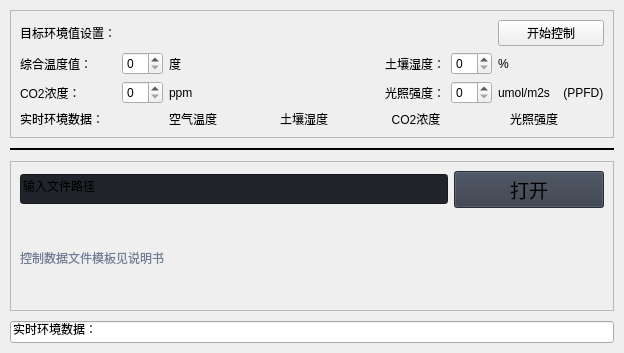
                     <widget class="QWidget" name="auto_control_page">
                      <property name="styleSheet">
                       <string notr="true">b</string>
                      </property>
                      <layout class="QVBoxLayout" name="verticalLayout">
                       <property name="spacing">
                        <number>10</number>
                       </property>
                       <property name="leftMargin">
                        <number>10</number>
                       </property>
                       <property name="topMargin">
                        <number>10</number>
                       </property>
                       <property name="rightMargin">
                        <number>10</number>
                       </property>
                       <property name="bottomMargin">
                        <number>10</number>
                       </property>
                       <item>
                        <widget class="QFrame" name="auto_control_page_row_1">
                         <property name="sizePolicy">
                          <sizepolicy hsizetype="Preferred" vsizetype="Preferred">
                           <horstretch>4</horstretch>
                           <verstretch>0</verstretch>
                          </sizepolicy>
                         </property>
                         <property name="frameShape">
                          <enum>QFrame::StyledPanel</enum>
                         </property>
                         <property name="frameShadow">
                          <enum>QFrame::Raised</enum>
                         </property>
                         <layout class="QGridLayout" name="gridLayout_3">
                          <item row="0" column="0">
                           <widget class="QLabel" name="label_time_2">
                            <property name="text">
                             <string>目标环境值设置：</string>
                            </property>
                           </widget>
                          </item>
                          <item row="0" column="5">
                           <widget class="QPushButton" name="btn_auto_control_2">
                            <property name="text">
                             <string>开始控制</string>
                            </property>
                           </widget>
                          </item>
                          <item row="1" column="0">
                           <widget class="QLabel" name="label_time_3">
                            <property name="text">
                             <string>综合温度值：</string>
                            </property>
                           </widget>
                          </item>
                          <item row="1" column="1">
                           <widget class="QSpinBox" name="spinBox"/>
                          </item>
                          <item row="1" column="2">
                           <widget class="QLabel" name="label_time_4">
                            <property name="text">
                             <string>度</string>
                            </property>
                           </widget>
                          </item>
                          <item row="1" column="3">
                           <widget class="QLabel" name="label_time_5">
                            <property name="text">
                             <string>土壤湿度：</string>
                            </property>
                           </widget>
                          </item>
                          <item row="1" column="4">
                           <widget class="QSpinBox" name="spinBox_2"/>
                          </item>
                          <item row="1" column="5">
                           <widget class="QLabel" name="label_time_6">
                            <property name="text">
                             <string>% </string>
                            </property>
                           </widget>
                          </item>
                          <item row="2" column="0">
                           <widget class="QLabel" name="label_time_7">
                            <property name="text">
                             <string>CO2浓度：</string>
                            </property>
                           </widget>
                          </item>
                          <item row="2" column="1">
                           <widget class="QSpinBox" name="spinBox_3"/>
                          </item>
                          <item row="2" column="2">
                           <widget class="QLabel" name="label_time_8">
                            <property name="text">
                             <string>ppm</string>
                            </property>
                           </widget>
                          </item>
                          <item row="2" column="3">
                           <widget class="QLabel" name="label_time_9">
                            <property name="text">
                             <string>光照强度：</string>
                            </property>
                           </widget>
                          </item>
                          <item row="2" column="4">
                           <widget class="QSpinBox" name="spinBox_4"/>
                          </item>
                          <item row="2" column="5">
                           <widget class="QLabel" name="label_time_10">
                            <property name="text">
                             <string>umol/m2s    (PPFD)</string>
                            </property>
                           </widget>
                          </item>
                          <item row="3" column="0">
                           <widget class="QLabel" name="label_time_11">
                            <property name="text">
                             <string>实时环境数据：</string>
                            </property>
                           </widget>
                          </item>
                          <item row="3" column="2">
                           <widget class="QLabel" name="label_time_12">
                            <property name="maximumSize">
                             <size>
                              <width>16777215</width>
                              <height>60</height>
                             </size>
                            </property>
                            <property name="text">
                             <string>空气温度                   土壤湿度               </string>
                            </property>
                           </widget>
                          </item>
                          <item row="3" column="3" colspan="3">
                           <widget class="QLabel" name="label_time_13">
                            <property name="maximumSize">
                             <size>
                              <width>16777215</width>
                              <height>60</height>
                             </size>
                            </property>
                            <property name="text">
                             <string>  CO2浓度                     光照强度</string>
                            </property>
                           </widget>
                          </item>
                         </layout>
                        </widget>
                       </item>
                       <item>
                        <widget class="Line" name="line">
                         <property name="frameShadow">
                          <enum>QFrame::Plain</enum>
                         </property>
                         <property name="lineWidth">
                          <number>2</number>
                         </property>
                         <property name="orientation">
                          <enum>Qt::Horizontal</enum>
                         </property>
                        </widget>
                       </item>
                       <item>
                        <widget class="QFrame" name="auto_control_page_row_2">
                         <property name="minimumSize">
                          <size>
                           <width>0</width>
                           <height>150</height>
                          </size>
                         </property>
                         <property name="frameShape">
                          <enum>QFrame::StyledPanel</enum>
                         </property>
                         <property name="frameShadow">
                          <enum>QFrame::Raised</enum>
                         </property>
                         <layout class="QHBoxLayout" name="horizontalLayout_12">
                          <property name="spacing">
                           <number>0</number>
                          </property>
                          <property name="leftMargin">
                           <number>0</number>
                          </property>
                          <property name="topMargin">
                           <number>0</number>
                          </property>
                          <property name="rightMargin">
                           <number>0</number>
                          </property>
                          <property name="bottomMargin">
                           <number>0</number>
                          </property>
                          <item>
                           <widget class="QFrame" name="frame_content_wid_1">
                            <property name="frameShape">
                             <enum>QFrame::NoFrame</enum>
                            </property>
                            <property name="frameShadow">
                             <enum>QFrame::Raised</enum>
                            </property>
                            <layout class="QHBoxLayout" name="horizontalLayout_9">
                             <item>
                              <layout class="QGridLayout" name="gridLayout">
                               <property name="bottomMargin">
                                <number>0</number>
                               </property>
                               <item row="0" column="1">
                                <widget class="QPushButton" name="btn_open_control_file">
                                 <property name="minimumSize">
                                  <size>
                                   <width>150</width>
                                   <height>30</height>
                                  </size>
                                 </property>
                                 <property name="font">
                                  <font>
                                   <family>Segoe UI</family>
                                   <pointsize>14</pointsize>
                                   <italic>false</italic>
                                   <bold>false</bold>
                                  </font>
                                 </property>
                                 <property name="cursor">
                                  <cursorShape>PointingHandCursor</cursorShape>
                                 </property>
                                 <property name="styleSheet">
                                  <string notr="true">background-color: rgb(52, 59, 72);</string>
                                 </property>
                                 <property name="text">
                                  <string>打开</string>
                                 </property>
                                 <property name="icon">
                                  <iconset resource="resources.qrc">
                                   <normaloff>:/icons/images/icons/cil-folder-open.png</normaloff>:/icons/images/icons/cil-folder-open.png</iconset>
                                 </property>
                                </widget>
                               </item>
                               <item row="0" column="0">
                                <widget class="QLineEdit" name="lineEdit">
                                 <property name="minimumSize">
                                  <size>
                                   <width>0</width>
                                   <height>30</height>
                                  </size>
                                 </property>
                                 <property name="styleSheet">
                                  <string notr="true">background-color: rgb(33, 37, 43);</string>
                                 </property>
                                 <property name="text">
                                  <string>输入文件路径</string>
                                 </property>
                                 <property name="placeholderText">
                                  <string>Type here</string>
                                 </property>
                                </widget>
                               </item>
                               <item row="1" column="0" colspan="2">
                                <widget class="QLabel" name="labelVersion_3">
                                 <property name="styleSheet">
                                  <string notr="true">color: rgb(113, 126, 149);</string>
                                 </property>
                                 <property name="lineWidth">
                                  <number>1</number>
                                 </property>
                                 <property name="text">
                                  <string>控制数据文件模板见说明书</string>
                                 </property>
                                 <property name="alignment">
                                  <set>Qt::AlignLeading|Qt::AlignLeft|Qt::AlignVCenter</set>
                                 </property>
                                </widget>
                               </item>
                              </layout>
                             </item>
                            </layout>
                           </widget>
                          </item>
                         </layout>
                        </widget>
                       </item>
                       <item>
                        <widget class="QLineEdit" name="lineEdit_15">
                         <property name="text">
                          <string>实时环境数据：</string>
                         </property>
                        </widget>
                       </item>
                      </layout>
                     </widget>
